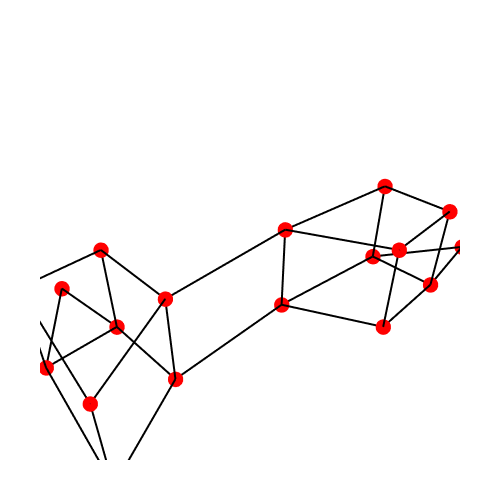

Notebook code for this chart:
### Markdown cell above
# Show Graph

### Code cell
Topology.Show(g2,
              vertexSizeKey="size",
              vertexColorKey="color",
              edgeWidthKey="width",
              edgeColorKey="color",
              faceOpacity=0.3,
              backgroundColor="white",
              width=500,
              height=500,
              renderer=renderer)

### Figure 1 — Plotly figure (JSON) as saved in the notebook; plotly's stock layout.template omitted (floating-point values rounded to 4 significant figures)
{"data": [{"hoverinfo": "text", "hovertext": [], "legendgroup": "2", "legendrank": 2, "line": {"color": "#000000", "dash": "solid", "width": 4}, "marker": {"color": "#000000", "size": 1, "symbol": "circle"}, "mode": "markers+lines", "name": "1: Untitled Graph (Edges)", "showlegend": false, "text": [], "type": "scatter3d", "x": [8810, 13310, null, 8810, 8810, null, 8810, 8810, null, 8810, 5810, null, 5810, 6411.0, null, 6411.0, 6411.0, null, 8810, 6411.0, null, 14810, 17810, null, 17810, 17810, null, 17810, 17810, null, 17810, 20810, null, 8810, 8810, null, 8810, 8810, null, 13310, 14810, null, 14810, 14810, null, 17810, 17810, null, 14810, 17810, null, 5810, 5810, null, 5810, 6411.0, null, 17810, 17810, null, 13310, 17810, null, 8810, 6411.0, null, 6411.0, 8512.0, null, 13310, 13310, null, 8810, 13310, null, 13310, 14810, null, 8810, 8512.0, null, 13310, 17810, null, 8810, 5810, null, 17810, 20810, null], "y": [-2260, -2260, null, -2260, 740, null, -2260, -2260, null, -2260, -3760, null, -3760, 740, null, 740, 740, null, 740, 740, null, -5260, -5260, null, -2861.0, -5260, null, -5260, -5260, null, -5260, -4962.0, null, 740, 740, null, -2260, 740, null, -2260, -5260, null, -5260, -5260, null, -2861.0, -5260, null, -5260, -5260, null, -3760, -3760, null, -3760, 740, null, -2861.0, -2861.0, null, -2260, -2861.0, null, 740, 740, null, 740, 3740, null, -2260, -2260, null, -2260, -2260, null, -2260, -5260, null, 740, 3740, null, -2260, -2861.0, null, -2260, -3760, null, -2861.0, -4962.0, null], "z": [1500, 1500, null, 1500, 1500, null, 4500, 1500, null, 1500, 1500, null, 4500, 4500, null, 4500, 1500, null, 4500, 4500, null, 1500, 1500, null, 1500, 1500, null, 4500, 1500, null, 1500, 1500, null, 4500, 1500, null, 4500, 4500, null, 1500, 1500, null, 4500, 1500, null, 4500, 4500, null, 4500, 4500, null, 4500, 1500, null, 1500, 1500, null, 4500, 1500, null, 4500, 4500, null, 1500, 1500, null, 1500, 1500, null, 4500, 1500, null, 4500, 4500, null, 4500, 4500, null, 1500, 1500, null, 1500, 1500, null, 4500, 4500, null, 1500, 1500, null]}, {"customdata": ["", "", "", "", "", "", "", "", "", "", "", "", "", "", "", "", "", ""], "hoverinfo": "text", "hovertemplate": ["Click ", "Click ", "Click ", "Click ", "Click ", "Click ", "Click ", "Click ", "Click ", "Click ", "Click ", "Click ", "Click ", "Click ", "Click ", "Click ", "Click ", "Click "], "hovertext": ["", "", "", "", "", "", "", "", "", "", "", "", "", "", "", "", "", ""], "legendgroup": "1", "legendrank": 1, "marker": {"color": ["#FF0000", "#FF0000", "#FF0000", "#FF0000", "#FF0000", "#FF0000", "#FF0000", "#FF0000", "#FF0000", "#FF0000", "#FF0000", "#FF0000", "#FF0000", "#FF0000", "#FF0000", "#FF0000", "#FF0000", "#FF0000"], "line": {"width": 0}, "opacity": 1, "size": [18, 18, 18, 18, 18, 18, 18, 18, 18, 18, 18, 18, 18, 18, 18, 18, 18, 18], "sizemode": "diameter", "symbol": "circle"}, "mode": "markers", "name": "1: Untitled Graph (Vertices)", "showlegend": false, "text": ["", "", "", "", "", "", "", "", "", "", "", "", "", "", "", "", "", ""], "type": "scatter3d", "x": [8810, 6411.0, 17810, 8810, 14810, 17810, 5810, 17810, 6411.0, 13310, 8810, 13310, 8810, 17810, 8512.0, 5810, 14810, 20810], "y": [-2260, 740, -5260, 740, -5260, -5260, -3760, -2861.0, 740, -2260, 740, -2260, -2260, -2861.0, 3740, -3760, -5260, -4962.0], "z": [1500, 4500, 1500, 4500, 1500, 4500, 1500, 4500, 1500, 4500, 1500, 1500, 4500, 1500, 1500, 4500, 4500, 1500]}], "layout": {"autosize": true, "height": 500, "margin": {"b": 40, "l": 40, "r": 40, "t": 40}, "paper_bgcolor": "#FFFFFF", "plot_bgcolor": "#FFFFFF", "scene": {"aspectmode": "data", "camera": {"center": {"x": 0, "y": 0, "z": 0}, "eye": {"x": -1.25, "y": -1.25, "z": 1.25}, "projection": {"type": "perspective"}, "up": {"x": 0, "y": 0, "z": 1}}, "xaxis": {"visible": false}, "yaxis": {"visible": false}, "zaxis": {"visible": false}}, "showlegend": true, "width": 500, "xaxis": {"showgrid": false, "visible": false, "zeroline": false}, "yaxis": {"showgrid": false, "visible": false, "zeroline": false}}}
